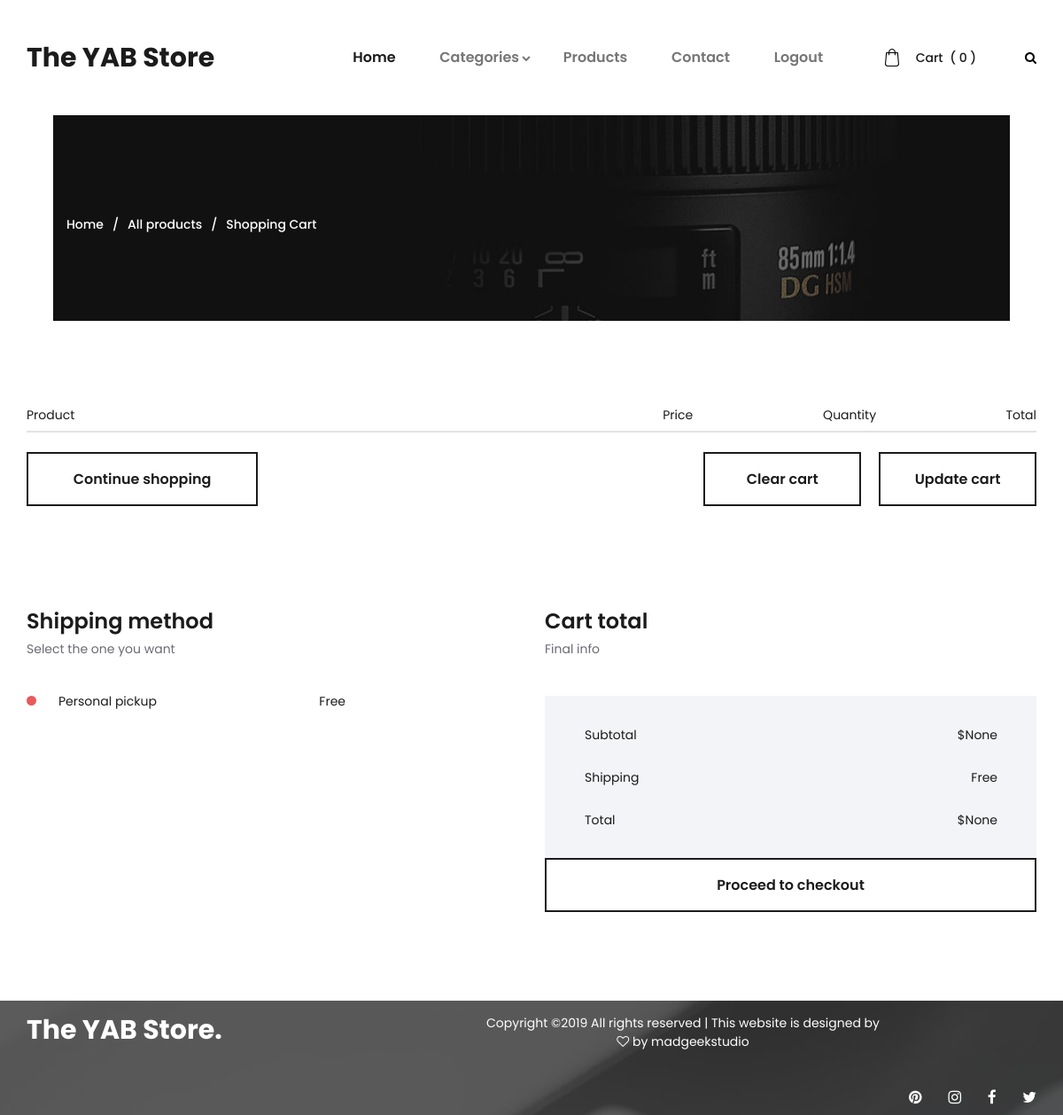
The app's page /cart (signed in), older data.
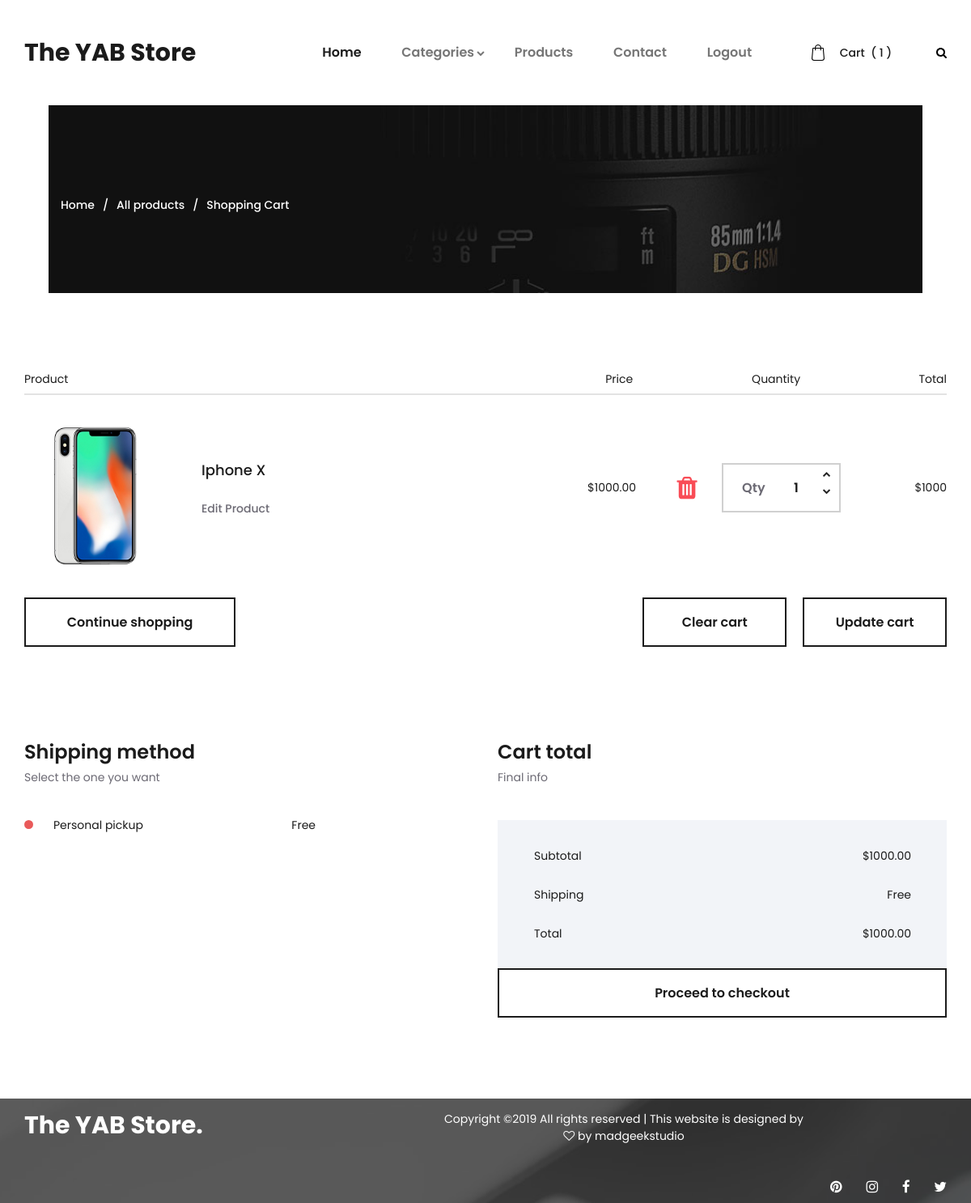
The same page, newer data.
### Product/models.py (models this page shows, shortened)
class Container(models.Model):
    product = models.ForeignKey(Product, on_delete=models.CASCADE)
    quantity = models.PositiveIntegerField(default=None, blank=True, null=True)

class Product(models.Model):
    name = models.CharField(max_length=200)
    category = models.ForeignKey(Category, on_delete=models.CASCADE)
    rating = models.DecimalField(max_digits=2, decimal_places=1)
    price = models.DecimalField(max_digits=6, decimal_places=2)
    stock = models.PositiveIntegerField()
    profileImage = models.ImageField(upload_to="static/product_img")
    Description = models.TextField()
    Discount = models.PositiveIntegerField()

### Product/views.py (the view)
# urls.py: path('cart', views.cart, name='cart'),
@login_required(login_url='/login')
def cart(request):
    qsc = Category.objects.all()
    if not request.user.is_authenticated:
        return redirect('/admin')
    else:
        mcart = Cart.objects.filter(user=request.user)
        if len(mcart) <= 0:
            return render(request, 'cart.html', {'container': None, 'cartPrice': None, "qsc": qsc, "product_count": get_product_count(request)})
        else:
            container = Container.objects.filter(cart=mcart[0])
            totalPrice = 0
            for i in container:
                totalPrice += i.product.price*i.quantity
            return render(request, 'cart.html', {"qsc": qsc, 'container': container, 'cartPrice': totalPrice, "product_count": get_product_count(request)})

### Product/views.py (called while the page is built)
def get_product_count(request):
    try:
        if request.user.is_authenticated:
            mcart = Cart.objects.filter(user=request.user)
            if cart is not None:
                container = Container.objects.filter(cart=mcart[0])
                return len(container)
            return 0
        else:
            return 0
        return 0
    except:
        return 0

### user/models.py (called while the page is built)
    @property
    def is_active(self):
        return self.active

### templates/cart.html (shortened to what the changed rows need)
{% extends "base.html" %} {% block content %} {% load static %}
<link rel="stylesheet" type="text/css" href="{% static 'styles/cart.css' %}" />
<link rel="stylesheet" type="text/css" href="{% static 'styles/cart_responsive.css' %}" />
<div class="cart_info">
  <div class="container">
    <div class="row cart_items_row">
      <div class="col">
        {%for x in container %}
        <div
          class="cart_item d-flex flex-lg-row flex-column align-items-lg-center align-items-start justify-content-start">
          <div class="cart_item_product d-flex flex-row align-items-center justify-content-start">
            <div class="cart_item_image">
              <div><img src="{{ x.product.profileImage | default:'profile.jpg' }}" /></div>
            </div>
            <div class="cart_item_name_container">
              <div class="cart_item_name">
                <a href="#">{{ x.product.name }}</a>
              </div>
              <div style="color: #fff;" class="cart_item_id">{{x.product.pk}}</div>
              <div class="cart_item_edit"><a href="#">Edit Product</a></div>
            </div>
          </div>
          <div class="cart_item_price">${{ x.product.price }}</div>
          <i style="font-size: 32px;color:#f94c56;margin-right:10px;" class="fa fa-trash fa-10x" aria-hidden="true"></i>
          <div class="cart_item_quantity">
            <div class="product_quantity_container">
              <div class="product_quantity clearfix">
                <span>Qty</span>
                <input id="quantity_input" class="quantity_input{{ forloop.counter }}" type="text" pattern="[0-9]*"
                  value="{{ x.quantity }}" />
                <div class="quantity_buttons">
                  <div id="quantity_inc_button" class="quantity_control quantity_inc{{ forloop.counter }}">
                    <i class="fa fa-chevron-up" aria-hidden="true"></i>
                  </div>
                  <div id="quantity_dec_button" class="quantity_control quantity_dec{{ forloop.counter }}">
                    <i class="fa fa-chevron-down" aria-hidden="true"></i>
                  </div>
                </div>
              </div>
            </div>
          </div>
          <div class="cart_item_total">${% widthratio x.quantity 1 x.product.price %}</div>
        </div>
        {%endfor%}
      </div>
    </div>
    <div class="row row_extra">
      <div class="col-lg-6 offset-lg-2">
        <div class="cart_total">
          <div class="cart_total_container">
            <ul>
              <li class="d-flex flex-row align-items-center justify-content-start">
                <div class="cart_total_title">Subtotal</div>
                <div class="cart_total_value ml-auto">${{cartPrice}}</div>
              </li>
              <li class="d-flex flex-row align-items-center justify-content-start">
                <div class="cart_total_title">Total</div>
                <div class="cart_total_value ml-auto">${{cartPrice}}</div>
              </li>
            </ul>
          </div>
        </div>
      </div>
    </div>
  </div>
</div>
{% endblock content %}

Row changes from the older to the newer data that the page shows:
added Container: product.profileImage (picture), product.name "Iphone X", product.price "1000.00", quantity "1", quantity+product "1000"
Text that changed along with them:
{{ product_count }}: "0" → "1"
{{ cartPrice }}: "None" → "1000.00"
